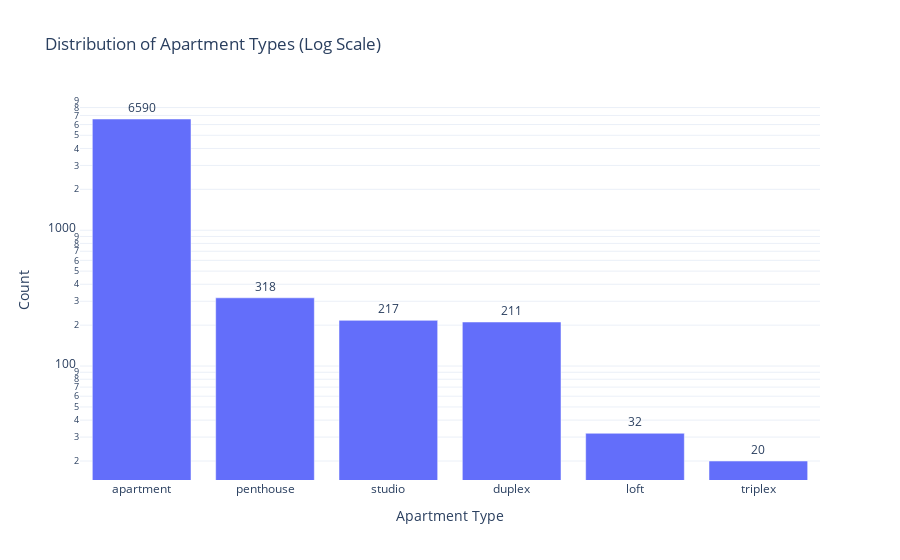

The notebook cell this image was saved under:
### Markdown cell above
## Using log scale to see better:

### Code cell
#USE THIS ONE
import plotly.graph_objects as go

type_counts = apartments["type"].value_counts()

fig = go.Figure()

# Bar chart WITH LABELS
fig.add_trace(go.Bar(
    x=type_counts.index,
    y=type_counts.values,
    name="Count",
    text=type_counts.values,         # show counts on bars
    textposition="outside",          # place above the bars
    textfont=dict(size=12)
))

fig.update_layout(
    title="Distribution of Apartment Types (Log Scale)",
    xaxis_title="Apartment Type",
    yaxis_title="Count",
    template="plotly_white"
)

fig.update_yaxes(type="log")

fig.show()

### Figure 1 — Plotly figure (JSON) as saved in the notebook; plotly's stock layout.template omitted (floating-point values rounded to 4 significant figures)
{"data": [{"name": "Count", "text": [6590.0, 318.0, 217.0, 211.0, 32.0, 20.0], "textfont": {"size": 12}, "textposition": "outside", "type": "bar", "x": ["apartment", "penthouse", "studio", "duplex", "loft", "triplex"], "y": [6590, 318, 217, 211, 32, 20]}], "layout": {"title": {"text": "Distribution of Apartment Types (Log Scale)"}, "xaxis": {"title": {"text": "Apartment Type"}}, "yaxis": {"title": {"text": "Count"}, "type": "log"}}}
